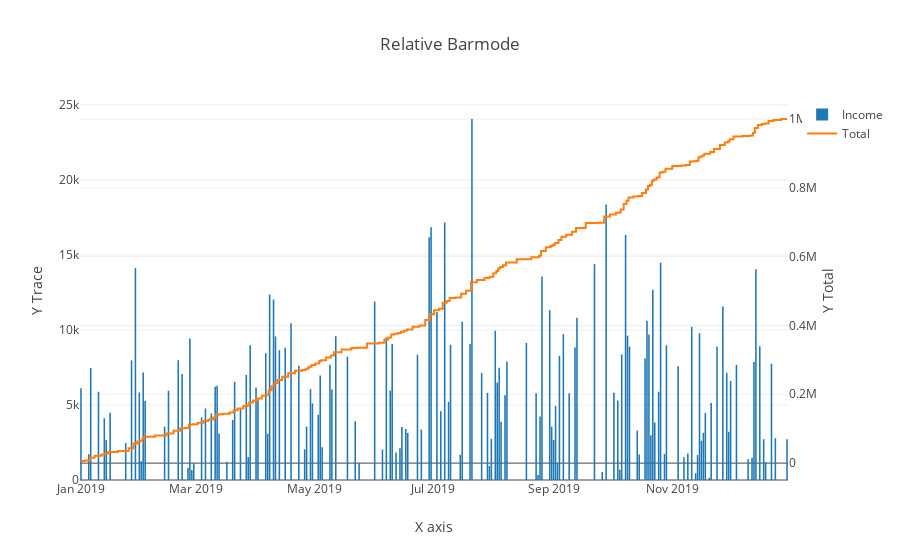

The code cell stored with this chart in its notebook:
### Code cell
import pandas as pd
import numpy as np
import plotly.graph_objs as go
dframe = dataframe.groupby(lambda x : x.strftime('%y-%m-%d'), sort=False).agg('sum')
dframe['cum_sum'] = dframe.income.cumsum()

from plotly.offline import init_notebook_mode, iplot

init_notebook_mode(connected=True)
trace1 = {
    'x': dframe.index,
    'y': dframe.income,
    'name': 'Income',
    'type': 'bar',
    'yaxis': 'y'
}
trace2 = {
    'x': dframe.index, 
    'y': dframe.cum_sum,
    'name': 'Total',
    'type': 'scatter',
    'yaxis': 'y2',
    'mode':'lines',
    'line': {
        'shape': 'hvh',
    }
}

layout = {
    'xaxis': {
        'title': 'X axis'
    },
    'yaxis': {
        'title': 'Y Trace',
        'side': 'left',
        'zeroline': True
    },
    'yaxis2': {
        'title': 'Y Total',
        'side': 'right',
        'overlaying': 'y',
    },
    'barmode': 'group',
    'title': 'Payments and raised funds graph', 
}

data = [trace1, trace2]

iplot({'data': data, 'layout': layout})

### Figure 1 — Plotly figure (JSON) as saved in the notebook; plotly's stock layout.template omitted (floating-point values rounded to 4 significant figures; data arrays with more than 128 entries replaced by an {"elided": "..."} marker saying what was removed)
{"data": [{"name": "Income", "type": "bar", "uid": "dabe5491-8608-466d-9d7b-bb172507eb2d", "x": {"elided": "157 str values"}, "y": {"elided": "157 int values"}, "yaxis": "y"}, {"line": {"shape": "hvh"}, "mode": "lines", "name": "Total", "type": "scatter", "uid": "b009d4d5-f2e6-4a9d-b5b0-88c15d2fc0b1", "x": {"elided": "157 str values"}, "y": {"elided": "157 int values"}, "yaxis": "y2"}], "layout": {"barmode": "group", "title": "Relative Barmode", "xaxis": {"title": "X axis"}, "yaxis": {"side": "left", "title": "Y Trace", "zeroline": true}, "yaxis2": {"overlaying": "y", "side": "right", "title": "Y Total"}}}
